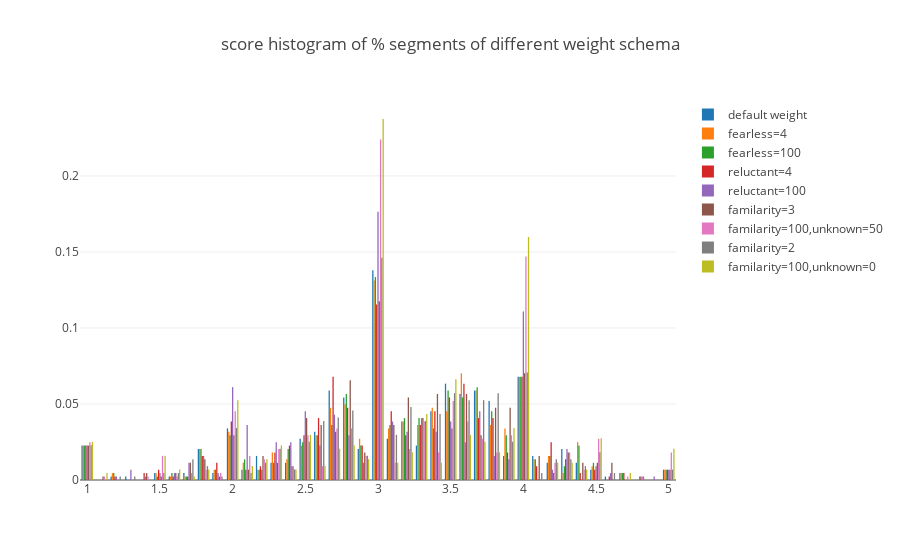

Notebook code cell kept with this figure:
### Code cell
arrs = [y_all.csl.values]+weighted_ys
title = 'score histogram of % segments of different weight schema'
# arrs = [y_all.csl.round().values] + [y.round() for y in weighted_ys]
# title = '% segments per level of different weight schema'

fig = plotly_fig.hist(arrs, names=['default weight']+new_ys_name, title=title)
iplot(fig)

### Figure 1 — Plotly figure (JSON) as saved in the notebook; plotly's stock layout.template omitted (floating-point values rounded to 4 significant figures; data arrays with more than 128 entries replaced by an {"elided": "..."} marker saying what was removed)
{"data": [{"histnorm": "probability", "name": "default weight", "type": "histogram", "x": {"elided": "442 float values"}}, {"histnorm": "probability", "name": "fearless=4", "type": "histogram", "x": {"elided": "442 float values"}}, {"histnorm": "probability", "name": "fearless=100", "type": "histogram", "x": {"elided": "442 float values"}}, {"histnorm": "probability", "name": "reluctant=4", "type": "histogram", "x": {"elided": "442 float values"}}, {"histnorm": "probability", "name": "reluctant=100", "type": "histogram", "x": {"elided": "442 float values"}}, {"histnorm": "probability", "name": "familarity=3", "type": "histogram", "x": {"elided": "442 float values"}}, {"histnorm": "probability", "name": "familarity=100,unknown=50", "type": "histogram", "x": {"elided": "442 float values"}}, {"histnorm": "probability", "name": "familarity=2", "type": "histogram", "x": {"elided": "438 float values"}}, {"histnorm": "probability", "name": "familarity=100,unknown=0", "type": "histogram", "x": {"elided": "438 float values"}}], "layout": {"title": "score histogram of % segments of different weight schema"}}
